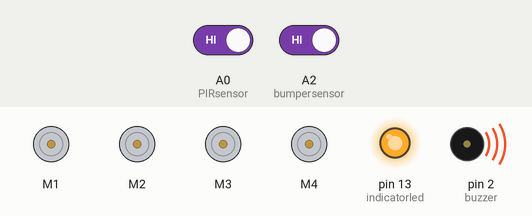
Bench run of a sketch on a simulated Arduino Uno, built with avr-gcc and run on an emulated ATmega328P. Shown: 4 × DC motor (green arrow = forward, orange = backward, longer = faster), output pins drawn as LEDs (lit = HIGH), buzzer (waves = sounding, pin HIGH). The test bench sets the inputs (shaded band); at power-on: A0 (PIRsensor) HIGH, A2 (bumpersensor) HIGH.

Above: at 5.2 s.
5.3 s: A0 (PIRsensor) driven LOW
At 6.1 s:
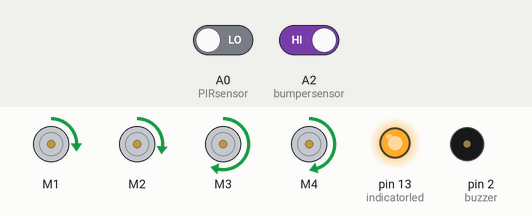
6.8 s: A2 (bumpersensor) driven LOW
At 8.0 s:
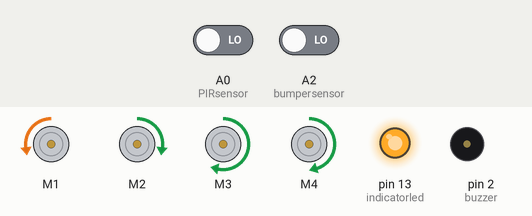
12.8 s: A2 (bumpersensor) driven HIGH
14.3 s: A2 (bumpersensor) driven LOW
At 15.5 s:
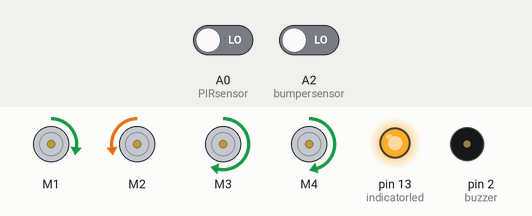
Timing chart, 0 to 18.3 s (numbered marks = the images above; inputs shaded):
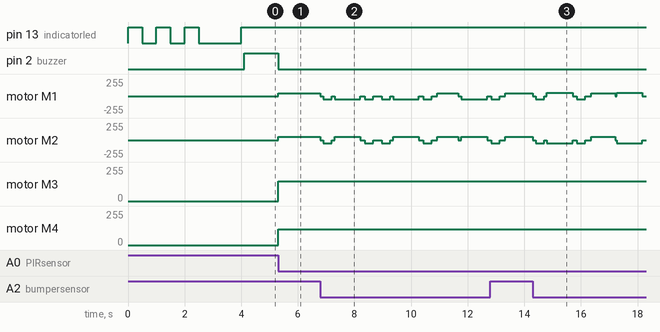

The sketch:

VacuumCode_2.0.1.ino
```cpp
//Code: VacuumCode
//Version: 2.0.1
//Author: Wiley Anorue, refer to anoruewilson@gmail.com
//Last change: 14/12/2022
//Changes: included library and using L293D motor shield


#include <math.h>
#include <AFMotor.h>


//DECLARE PINS

//buzzer
const int buzzer = 2;

//IndicatorLED
const int indicatorled = 13;

//sensors
const int PIRsensor = A0;

//Bumper
const int bumpersensor = A2;

//L293D driver motors
AF_DCMotor left_wheel_motor(1); //first wheel motor (left wheel)
AF_DCMotor right_wheel_motor(2); //second wheel motor (right wheel)
AF_DCMotor fan_motor(3); //drivers for fan
AF_DCMotor sweeper_motor(4); //drivers for sweepers


//constants


// Variables that will change:
int PIRstate = 0;  //PIRsensor sensor is low without human motion but high otherwise
int bumperstate = 0;  // variable for reading the bumpersensor status, bumperstate is high without being pressed but low when pressed
boolean control = true;
int counter = 0; //   to allow the robot to initialise sucessfully
int i = 5; // used to reduce the frequency of PIR sensor update


//CODE BEGINS

void setup() {
  //Initialize outputs and inputs
  //OUTPUTS
  //buzzer
  pinMode(buzzer, OUTPUT);

  //LED
  pinMode(indicatorled, OUTPUT);

  //INPUTS
  //PIR sensor
  pinMode(PIRsensor, INPUT);

  //Bumper sensor
  pinMode(bumpersensor, INPUT);


  // Initialize serial
  //Serial.begin();

  //display blinking as initialisation
  waitBlinking(3,1); //3 seconds at 1 Hz
  delay(1000); //For 1000ms
  /*fan_motor.setSpeed(200);
  fan_motor.run(FORWARD);
  sweeper_motor.setSpeed(100);
  sweeper_motor.run(FORWARD); */
}

//Declare Functions To Use

void waitBlinking(int n, int frequency){
  //blink for n seconds at frequency hz
  for (int i=1; i <= n; i++){
    for(int j=1; j<=frequency; j++){
      digitalWrite(indicatorled, HIGH);
      delay((1000/frequency)/2);   //Half time on
      digitalWrite(indicatorled, LOW);
      delay((1000/frequency)/2);   //Half time off
    }
   }
}

void checkPIRsensor() {
  PIRstate = digitalRead(PIRsensor);
}

void checkBumpersensor() {
  bumperstate = digitalRead(bumpersensor);
}

void forwardMotion(int moveTime){
  //Manipulate direction according the desired movement of the motor, for the forward motion, the right wheel have been made to move faster than the left wheel because the wheels are not properly aligned, the robot tends to move to the rightand i needed straight motion.
  left_wheel_motor.setSpeed(42);
  left_wheel_motor.run(FORWARD);
  right_wheel_motor.setSpeed(48);
  right_wheel_motor.run(FORWARD);
  delay(moveTime);
}

void rightTurn(int moveTime){
  left_wheel_motor.setSpeed(50);
  left_wheel_motor.run(FORWARD);
  right_wheel_motor.setSpeed(50);
  right_wheel_motor.run(BACKWARD);
  delay(moveTime);
  stopMotion(50);
  checkBumpersensor();  //check bumpersensor
  if (bumperstate == LOW) {           //bumper is pressed, obstacle is detected
        stopMotion(100);
        backwardMotion(300);
        stopMotion(100);
  }
}

void leftTurn(int moveTime){
  left_wheel_motor.setSpeed(50);
  left_wheel_motor.run(BACKWARD);
  right_wheel_motor.setSpeed(50);
  right_wheel_motor.run(FORWARD);
  delay(moveTime);
  stopMotion(50);
  checkBumpersensor();  //check bumpersensor
  if (bumperstate == LOW) {           //bumper is pressed, obstacle is detected
        stopMotion(100);
        backwardMotion(300);
        stopMotion(100);
   }
}

void backwardMotion(int moveTime){
  left_wheel_motor.setSpeed(50);
  left_wheel_motor.run(BACKWARD);
  right_wheel_motor.setSpeed(50);
  right_wheel_motor.run(BACKWARD);
  delay(moveTime);
}

void stopMotion(int moveTime){
  left_wheel_motor.setSpeed(0);
  left_wheel_motor.run(RELEASE);
  right_wheel_motor.setSpeed(0);
  right_wheel_motor.run(RELEASE);
  delay(moveTime);
}


//MAIN CODE
void loop(){

    digitalWrite(indicatorled, HIGH);

    if (i == 5) {
    checkPIRsensor();     //check PIR sensor
    i = 0;
    }

    i++;
    checkBumpersensor();  //check bumpersensor

    if (PIRstate == LOW) {           //does not detect human motion

      digitalWrite(buzzer, LOW);
      fan_motor.setSpeed(150);
      fan_motor.run(FORWARD);
      sweeper_motor.setSpeed(120);
      sweeper_motor.run(FORWARD);

      if (bumperstate == HIGH) {           //bumper is not pressed, obstacle is not detected
        forwardMotion(0);
      }

      else {            //bumper is pressed, i.e obstacle detected
        stopMotion(100);
        backwardMotion(300);
        stopMotion(100);
        i = 0;

        if (counter == 1) {
          leftTurn(910);
          stopMotion(100);
          forwardMotion(750);
          stopMotion(100);
          leftTurn(910);
          stopMotion(100);
          counter = 2;
        }

        else if (counter == 2) {
          rightTurn(910);
          stopMotion(100);
          forwardMotion(850);
          stopMotion(50);
          rightTurn(910);
          stopMotion(50);
          counter = 1;
        }

        //this code tries to initialise the robot to a required state
        else if (counter == 0) {
          leftTurn(910);
          stopMotion(100);
          counter = 1;
        }
      }

    }

    //if human motion is detected
    else {
      i = 5;
      stopMotion(100);
      digitalWrite(buzzer, HIGH);
      fan_motor.setSpeed(0);
      fan_motor.run(RELEASE);
      sweeper_motor.setSpeed(0);
      sweeper_motor.run(RELEASE);
    }

  delay(0);

}
```

Measured:
- after the input at 5.3 s, pin 2 (buzzer): HIGH → LOW at once; motor M1: stopped → forward 42/255 at once; motor M2: stopped → forward 48/255 at once; motor M3: stopped → forward 150/255 at once; motor M4: stopped → forward 120/255 at once
- after the input at 6.8 s, motor M1: forward 42/255 → stopped at once, → backward 50/255 0.10 s later, → stopped 0.30 s later, → backward 50/255 0.10 s later, … (17 changes in this stretch); motor M2: forward 48/255 → stopped at once, → backward 50/255 0.10 s later, → stopped 0.30 s later, → forward 50/255 0.10 s later, … (17 changes in this stretch)
- after the input at 14.3 s, motor M1: forward 42/255 → stopped at once, → backward 50/255 0.10 s later, → stopped 0.30 s later, → forward 50/255 0.10 s later, … (11 changes in this stretch); motor M2: forward 48/255 → stopped at once, → backward 50/255 0.10 s later, → stopped 0.30 s later, → backward 50/255 0.10 s later, … (11 changes in this stretch)
